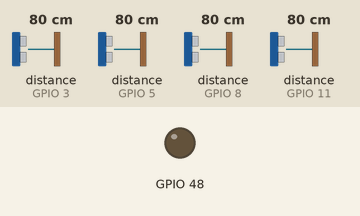
Recording of a sketch running on a simulated ESP32-S3. On the bench: output pins drawn as LEDs (lit = HIGH). Wiring (inferred from the names in the program): 4 × ultrasonic range finder: trigger GPIO 2, echo GPIO 3 / trigger GPIO 4, echo GPIO 5 / trigger GPIO 7, echo GPIO 8 / trigger GPIO 10, echo GPIO 11. The test bench sets the inputs (shaded band); at power-on: distance to the obstacle (sensors on GPIO 3, GPIO 11, GPIO 5, GPIO 8) 80 cm. The echo pulse lasts 58.3 µs per cm; WiFi joins after 1.5 s; servers stay silent unless stated; no MQTT or app messages arrive unless stated; pins used as bus, display or sensor lines are not drawn; what the sketch prints to the serial monitor is not drawn.

Above: at 2.7 s.
2.8 s: distance to the obstacle (sensor on GPIO 3) set to 19 cm
6.9 s: distance to the obstacle (sensor on GPIO 3) set to 14 cm
13.5 s: distance to the obstacle (sensor on GPIO 11) set to 2 cm
At 16.0 s:
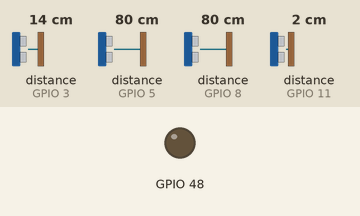
17.6 s: distance to the obstacle (sensor on GPIO 11) set to 18 cm
At 18.3 s:
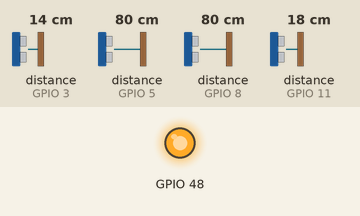
Timing chart, 0 to 20.6 s (numbered marks = the images above; inputs shaded):
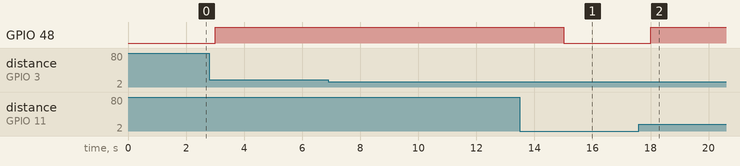

The sketch:

SLAVE_1.ino
```cpp
#include <WiFi.h>
#include <PubSubClient.h>
#include <Wire.h>
#include <LiquidCrystal_I2C.h>

const char* ssid = "Fakepng-IoT";
const char* password = "iotengineering";
const char* mqtt_server = "project.local";
const int mqtt_port = 1883;
const char* mqtt_Client = "LAB";
const char* mqtt_username = "ham";
const char* mqtt_password = "ham";

WiFiClient espClient;
PubSubClient client(espClient);

const int pingPin1 = 2;
const int inPin1 = 3;
const int pingPin2 = 4;
const int inPin2 = 5;
const int pingPin3 = 7;
const int inPin3 = 8;
const int pingPin4 = 10;
const int inPin4 = 11;

long lastMsg = 0;
int value = 0;
char msg[100];
String DataString;
int allTable = 4;
int cm1, cm2, cm3, cm4;
int status1, status2, status3, status4;

void reconnect() {
  while (!client.connected()) {
    Serial.print("Attempting MQTT connection...");
    if (client.connect(mqtt_Client, mqtt_username, mqtt_password)) {
      Serial.println("connected");
      client.subscribe("@msg/operator");
    } else {
      Serial.print("failed, rc=");
      Serial.print(client.state());
      Serial.println("try again in 5 seconds");
      delay(5000);
    }
  }
}

void setup() {
  Serial.begin(115200);

  pinMode(pingPin1, OUTPUT);
  pinMode(inPin1, INPUT);
  pinMode(pingPin2, OUTPUT);
  pinMode(inPin2, INPUT);
  pinMode(pingPin3, OUTPUT);
  pinMode(inPin3, INPUT);
  pinMode(pingPin4, OUTPUT);
  pinMode(inPin4, INPUT);
  pinMode(LED_BUILTIN, OUTPUT);

  Serial.println();
  Serial.print("Connecting to ");
  Serial.println(ssid);
  WiFi.begin(ssid, password);
  while (WiFi.status() != WL_CONNECTED) {
    delay(500);
    Serial.print(".");
  }

  Serial.println("");
  Serial.println("WiFi connected");
  Serial.println("IP address: ");
  Serial.println(WiFi.localIP());

  client.setServer(mqtt_server, mqtt_port);
}

void loop() {
  if (!client.connected()) {
    reconnect();
  }

  client.loop();

  long now = millis();
  if (now - lastMsg > 3000) {
    lastMsg = now;
    update();
  }
}

void setup_wifi() {
  delay(10);
  Serial.println();
  Serial.print("Connecting to ");
  Serial.println(ssid);

  WiFi.begin(ssid, password);

  while (WiFi.status() != WL_CONNECTED) {
    delay(500);
    Serial.print(".");
  }

  Serial.println();
  Serial.print("Connected to WiFi with IP: ");
  Serial.println(WiFi.localIP());
}

void update() {
  detectAndUpdate(pingPin1, inPin1, status1, cm1);
  detectAndUpdate(pingPin2, inPin2, status2, cm2);
  detectAndUpdate(pingPin3, inPin3, status3, cm3);
  detectAndUpdate(pingPin4, inPin4, status4, cm4);

  Serial.println("Chair one     : " + (String)status1 + " people");
  Serial.println("Chair two     : " + (String)status2 + " people");
  Serial.println("Chair three   : " + (String)status3 + " people");
  Serial.println("Chair four    : " + (String)status4 + " people");
  Serial.println("---------------------------");
  Serial.println("Chair one     : " + (String)cm1 + "     cm");
  Serial.println("Chair two     : " + (String)cm2 + "     cm");
  Serial.println("Chair three   : " + (String)cm3 + "     cm");
  Serial.println("Chair four    : " + (String)cm4 + "     cm");

  int Numpeople1 = status1 + status2 + status3 + status4;

  int tableStatus1;

  if (Numpeople1 > 0) {
    tableStatus1 = 0;
    Serial.println("tableStatus1: " + String(tableStatus1));
    Serial.println("Tables are occupied");
  } else {
    tableStatus1 = 1;
    Serial.println("tableStatus1: " + String(tableStatus1));
    Serial.println("Tables are empty");
  }

  String statusMessage =
    "{\"status\": " + String(tableStatus1) +
    ", \"Numpeople\": " + String(Numpeople1) + "}";

  statusMessage.toCharArray(msg, 100);

  client.publish("data01/people01/table01", msg);

  Serial.println("Published: " + statusMessage);
  Serial.println("==========================");
}

void detectAndUpdate(int pingPin, int inPin, int &status, int &cm) {
  long duration;

  digitalWrite(pingPin, LOW);
  delayMicroseconds(2);
  digitalWrite(pingPin, HIGH);
  delayMicroseconds(5);
  digitalWrite(pingPin, LOW);

  duration = pulseIn(inPin, HIGH);
  cm = microsecondsToCentimeters(duration);

  if (cm < 17) {
    digitalWrite(LED_BUILTIN, 0);
    status = 1;
  } else {
    digitalWrite(LED_BUILTIN, 1);
    status = 0;
  }
}

long microsecondsToCentimeters(long microseconds) {
  return microseconds / 29 / 2;
}
```

Measured:
- after the input at 13.5 s, GPIO 48: HIGH → LOW after 1.5 s
- after the input at 17.6 s, GPIO 48: LOW → HIGH after 0.41 s
